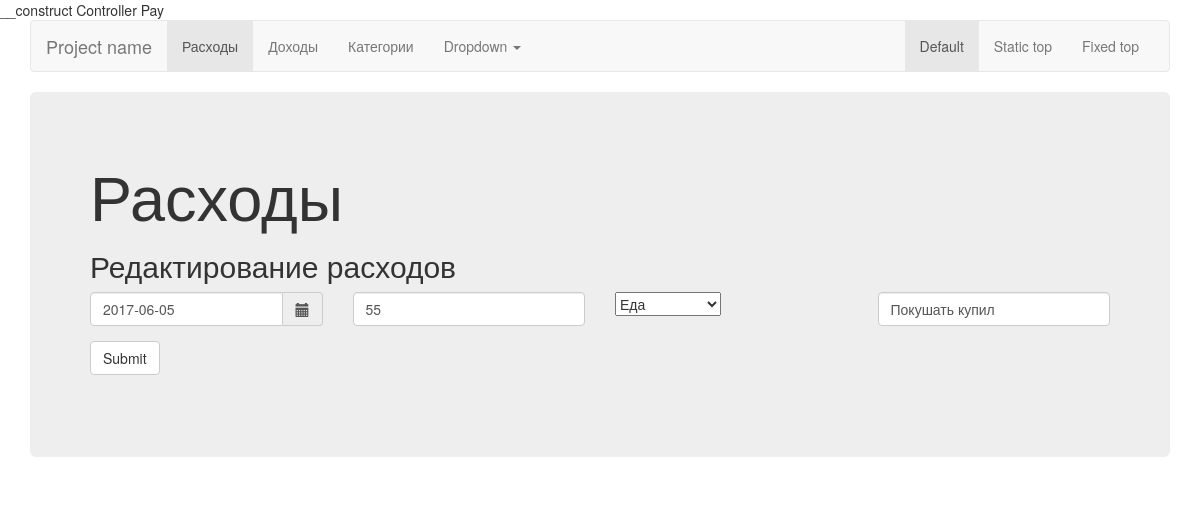
Page /edit/109 on the committed database.
### tables this page shows
CREATE TABLE `pay` (
  `id` int(11) NOT NULL,
  `amount` int(11) NOT NULL,
  `description` varchar(256) NOT NULL,
  `category_id` int(11) NOT NULL,
  `date` date NOT NULL
);

### Controllers/Pay.php (called while the page is built, shortened)
<?php
class Pay
    extends Controller
{
    private $M_Pay;
    function __construct()
    {
        $this->M_Pay = new M_Pay();
    }
    function edit($id)
    {
        $data['pay'] = $this->M_Pay->getById($id);
        $data['error'] = $this->M_Pay->error_validation;
        $M_Category = new M_Category();
        $data['categories'] = $M_Category->getAll();
        $this->render($data, 'Edit');
    }
}

### Controllers/Controller.php (called while the page is built, shortened)
<?php
abstract class Controller
{
    protected $main_teamplate;
    function render($data, $view = 'Index')
    {
        $controller_name = $this->main_teamplate;
        return include (__DIR__ . '\..\View\\' . $this->main_teamplate . '\\' . $view . '.php');
    }
}

### index.php (called while the page is built, shortened)
<?php
$Route = new  Route($_SERVER['REQUEST_URI']);
$Route::start();
?>

### Models/Pay.php (called while the page is built, shortened)
<?php
class Pay
{
    protected $DB;
    function __construct()
    {
        $this->DB = DB::getInstance()->getConnection();
    }
   protected function get($sql)
   {
       try
       {
           $result = $this->DB->prepare($sql);
           $result->execute();
           return $result->fetchAll(PDO::FETCH_CLASS);
       }
       catch(PDOException $e)
       {
           echo $e->getMessage();
           return false;
       }
   }
    function getById($id)
    {
        if(filter_var($id, FILTER_VALIDATE_INT)){
            $id = str_replace('+', '', $id);
            $id = str_replace('-', '', $id);
        } else {
            $this->error_validation = array(
                'error' => true,
                'text' => 'Ошибка в передаваемом id',
            );
            return false;
        }
        $sql = "SELECT * FROM `" . self::TABLE_NAME . "` WHERE  id = " . $id;
        $answer = $this->get($sql);
        return $answer[0];
    }
}

### Models/DB.php (called while the page is built, shortened)
<?php
class DB
{
    protected $connection;
    private static $_instance;
    private function __construct(){
        $DB_host = "localhost";
        $DB_user = "root";
        $DB_pass = "";
        $DB_name = "bookkeeping";
        try
        {
            $this->connection = new PDO("mysql:host={$DB_host};dbname={$DB_name}",$DB_user,$DB_pass);
            $this->connection->exec("set names utf8");
            $this->connection->setAttribute(PDO::ATTR_ERRMODE, PDO::ERRMODE_EXCEPTION);
        }
        catch(PDOException $e)
        {
            echo $e->getMessage();
        }
    }
    public static function getInstance() {
        if (null === self::$_instance) {
            self::$_instance = new self();
        }
        return self::$_instance;
    }
    public function getConnection()
    {
        return $this->connection;
    }
}

### Models/Category.php (called while the page is built, shortened)
<?php
class Category
{
    protected $DB;
    function __construct()
    {
        $this->DB = DB::getInstance()->getConnection();
    }
    protected function get($sql)
    {
        try
        {
            $result = $this->DB->prepare($sql);
            $result->execute();
            return $result->fetchAll(PDO::FETCH_CLASS);
        }
        catch(PDOException $e)
        {
            echo $e->getMessage();
            return false;
        }
    }
    function getAll($type = 'Pay')
    {
        $sql = "SELECT * FROM `" . self::TABLE_NAME . "`" . " WHERE type = '" . $type . "' ORDER BY name ASC";
        return $this->get($sql);
    }
}

### View/Pay/Edit.php (the view, shortened to what this page needs)
<?php include_once(__DIR__ . '\..\Header.php'); ?>
<div class="jumbotron">
    <h1>Расходы</h1>
    <h2>Редактирование расходов</h2>
    <form action="/<?= $controller_name ?>/edit/" method="post">
        <div class="row">
            <div class="col-lg-3">
                <div class="form-group">
                    <div class='input-group date' id='datetimepicker1'>
                        <input type='text' class="form-control" value="<?=$pay->date?>" name="date"/>
                        <span class="input-group-addon">
                        <span class="glyphicon glyphicon-calendar"></span>
                    </span>
                    </div>
                </div>
            </div>
            <div class="col-lg-3">
                <div class="form-group">
                    <input type="number" min="0" step="1" class="form-control" id="exampleInputEmail1" placeholder="Сумма" name="amount" value="<?=$pay->amount?>">
                </div>
            </div>
            <div class="col-lg-3">
                <div class="dropdown">
                    <select class="selectpicker" data-live-search="true" name="category_id" data-width="100%">
                        <?php
                        $output = '';
                        foreach ($categories as $category){
                            if($category->id == $pay->category_id){
                                $output .= ' <option data-tokens="' . $category->name . '" value="' . $category->id . '" selected> ' . $category->name . '</option>';
                            } else {
                                $output .= ' <option data-tokens="' . $category->name . '" value="' . $category->id . '">' . $category->name . '</option>';
                            }
                        }
                        echo $output;
                        ?>
                    </select>
                </div>
            </div>
            <div class="col-lg-3">
                <div class="form-group">
                    <input type="text" class="form-control" id="exampleInputEmail1" placeholder="Описание" name="description" value="<?=$pay->description?>">
                </div>
            </div>
        </div>
        <button type="submit" class="btn btn-default">Submit</button>
        <br/>
        <br/>
    </form>
</div>
</div>
</body>
</html>

### rows in the picture
pay: date "2017-06-05", amount "55", description "Покушать купил"

### other values in the picture
form field category_id "Еда"
